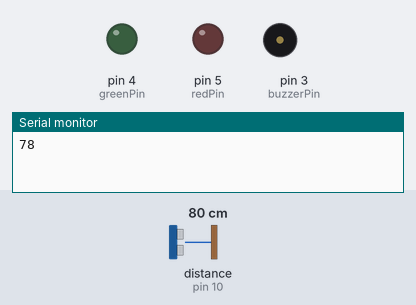
The sketch below on a simulated Arduino Uno, built with avr-gcc and run on an emulated ATmega328P. On the bench: output pins drawn as LEDs (lit = HIGH), buzzer (waves = sounding, pin HIGH), the last lines printed to the serial monitor. Wiring (inferred from the names in the program): ultrasonic range finder: trigger pin 11; echo pin 10. The test bench sets the inputs (shaded band); at power-on: distance to the obstacle (sensor on pin 10) 80 cm. The echo pulse lasts 58.3 µs per cm; pins used as bus, display or sensor lines are not drawn.

Above: at 0.1 s.
At 1.3 s:
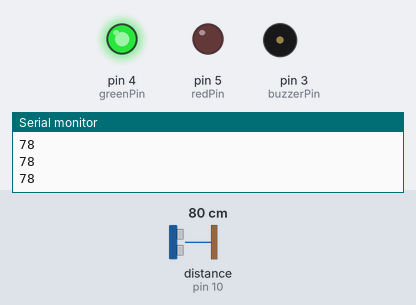
1.4 s: distance to the obstacle (sensor on pin 10) set to 23 cm
3.2 s: distance to the obstacle (sensor on pin 10) set to 19 cm
At 4.4 s:
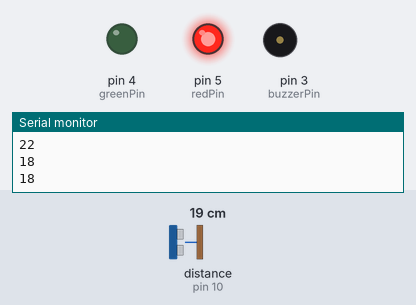
Timing chart, 0 to 12.2 s (numbered marks = the images above; inputs shaded):
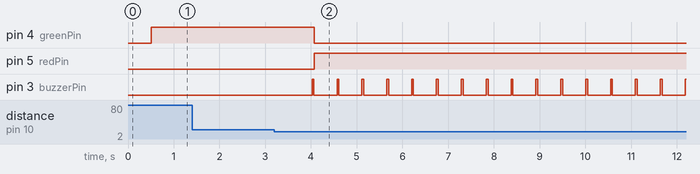

Measured:
- the behaviour switches between 22 and 21 cm on distance to the obstacle (sensor on pin 10) (found by bisection; images 1 and 2)
- after the input at 3.2 s, pin 4 (greenPin): HIGH → LOW after 0.87 s; pin 5 (redPin): LOW → HIGH after 0.87 s; pin 3 (buzzerPin): alternates HIGH for 0.04 s and LOW for 0.50 s, starting after 0.83 s

The sketch:

HumenSensor.ino
```cpp
int buzzerPin = 3;
int greenPin = 4;
int redPin = 5;

int echoPin = 10  ;
int trigPin = 11;
int distance = 0,duration = 0;

void setup()
{
  pinMode(buzzerPin,OUTPUT);
  pinMode(greenPin,OUTPUT);
  pinMode(redPin,OUTPUT);
  pinMode(trigPin,OUTPUT);
  pinMode(echoPin,INPUT);


  Serial.begin(9600);
}

void loop()
{
  digitalWrite(trigPin, LOW);

  delayMicroseconds(2);
  digitalWrite(trigPin, HIGH);
  delayMicroseconds(10);
  digitalWrite(trigPin, LOW);
  duration = pulseIn(echoPin, HIGH);
  distance = duration * 0.0340 / 2;
  Serial.println(distance);
  delay(500);
  if(distance > 20)
  {
    digitalWrite(buzzerPin,LOW);
    digitalWrite(redPin,LOW);
    digitalWrite(greenPin,HIGH);

  }
  else{
    digitalWrite(buzzerPin,HIGH);
    delay(40);
    digitalWrite(buzzerPin,LOW);
    delay(2);

    digitalWrite(redPin,HIGH);
    digitalWrite(greenPin,LOW);
  }
}
```
